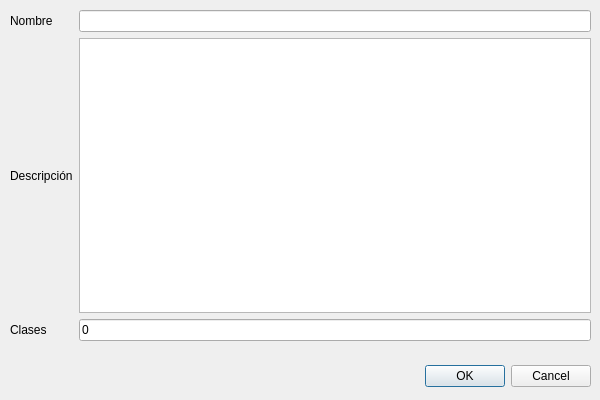
<?xml version="1.0" encoding="UTF-8"?>
<ui version="4.0">
 <class>DialogNewBase</class>
 <widget class="QDialog" name="DialogNewBase">
  <property name="geometry">
   <rect>
    <x>0</x>
    <y>0</y>
    <width>600</width>
    <height>400</height>
   </rect>
  </property>
  <property name="minimumSize">
   <size>
    <width>600</width>
    <height>400</height>
   </size>
  </property>
  <property name="maximumSize">
   <size>
    <width>600</width>
    <height>400</height>
   </size>
  </property>
  <property name="windowTitle">
   <string>Crear nueva base</string>
  </property>
  <property name="windowIcon">
   <iconset>
    <normaloff>icons/NewFile.png</normaloff>icons/NewFile.png</iconset>
  </property>
  <property name="autoFillBackground">
   <bool>false</bool>
  </property>
  <property name="locale">
   <locale language="Spanish" country="Mexico"/>
  </property>
  <widget class="QDialogButtonBox" name="responseButtonBoxNBDialog">
   <property name="geometry">
    <rect>
     <x>250</x>
     <y>360</y>
     <width>341</width>
     <height>32</height>
    </rect>
   </property>
   <property name="locale">
    <locale language="Spanish" country="Mexico"/>
   </property>
   <property name="orientation">
    <enum>Qt::Horizontal</enum>
   </property>
   <property name="standardButtons">
    <set>QDialogButtonBox::Cancel|QDialogButtonBox::Ok</set>
   </property>
  </widget>
  <widget class="QWidget" name="verticalLayoutWidget">
   <property name="geometry">
    <rect>
     <x>10</x>
     <y>10</y>
     <width>581</width>
     <height>331</height>
    </rect>
   </property>
   <layout class="QGridLayout" name="gridLayout">
    <item row="1" column="1">
     <widget class="QLineEdit" name="nombreLineEditNBDialog"/>
    </item>
    <item row="2" column="1">
     <widget class="QTextEdit" name="descriptionTextEditNBDialog"/>
    </item>
    <item row="1" column="0">
     <widget class="QLabel" name="nombreLabelNBDialog">
      <property name="text">
       <string>Nombre</string>
      </property>
     </widget>
    </item>
    <item row="3" column="0">
     <widget class="QLabel" name="classesLabelNBDialog">
      <property name="text">
       <string>Clases</string>
      </property>
     </widget>
    </item>
    <item row="2" column="0">
     <widget class="QLabel" name="desciptionLabelNBDialog">
      <property name="text">
       <string>Descripción</string>
      </property>
     </widget>
    </item>
    <item row="3" column="1">
     <widget class="QLineEdit" name="classesLineEditNBDialog">
      <property name="inputMethodHints">
       <set>Qt::ImhPreferNumbers</set>
      </property>
      <property name="inputMask">
       <string/>
      </property>
      <property name="text">
       <string>0</string>
      </property>
     </widget>
    </item>
   </layout>
  </widget>
 </widget>
 <resources/>
 <connections>
  <connection>
   <sender>responseButtonBoxNBDialog</sender>
   <signal>accepted()</signal>
   <receiver>DialogNewBase</receiver>
   <slot>accept()</slot>
   <hints>
    <hint type="sourcelabel">
     <x>248</x>
     <y>254</y>
    </hint>
    <hint type="destinationlabel">
     <x>157</x>
     <y>274</y>
    </hint>
   </hints>
  </connection>
  <connection>
   <sender>responseButtonBoxNBDialog</sender>
   <signal>rejected()</signal>
   <receiver>DialogNewBase</receiver>
   <slot>reject()</slot>
   <hints>
    <hint type="sourcelabel">
     <x>316</x>
     <y>260</y>
    </hint>
    <hint type="destinationlabel">
     <x>286</x>
     <y>274</y>
    </hint>
   </hints>
  </connection>
 </connections>
</ui>
